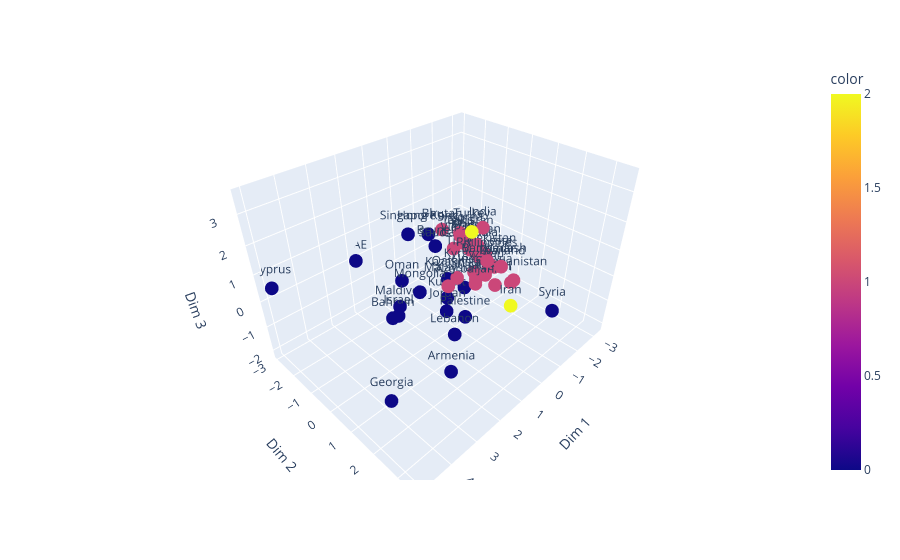

Notebook source saved alongside this figure:
### Code cell
# Graphique 3D de l'ACP.  Clustering Inclus. 
fig = px.scatter_3d(dim_pca_df_aug, x='Dim 1', y='Dim 2', z='Dim 3', text = 'Country', color = group)
fig.show()

### Figure 1 — Plotly figure (JSON) as saved in the notebook; plotly's stock layout.template omitted (floating-point values rounded to 4 significant figures)
{"data": [{"hovertemplate": "Dim 1=%{x}<br>Dim 2=%{y}<br>Dim 3=%{z}<br>Country=%{text}<br>color=%{marker.color}<extra></extra>", "legendgroup": "", "marker": {"color": [1, 1, 1, 0, 2, 1, 1, 1, 1, 0, 1, 0, 1, 1, 0, 1, 0, 1, 0, 1, 1, 0, 0, 1, 1, 0, 1, 1, 0, 1, 0, 1, 0, 1, 2, 1, 1, 0, 0, 0, 1, 1, 0, 1, 1, 0, 0, 0, 1], "coloraxis": "coloraxis", "symbol": "circle"}, "mode": "markers+text", "name": "", "scene": "scene", "showlegend": false, "text": ["Yemen", "Vietnam", "Uzbekistan", "UAE", "Turkey", "Timor-Leste", "Thailand", "Tajikistan", "Taiwan", "Syria", "Sri Lanka", "Singapore", "Saudi Arabia", "S. Korea", "Qatar", "Philippines", "Palestine", "Pakistan", "Oman", "Nepal", "Myanmar", "Mongolia", "Maldives", "Malaysia", "Macao", "Lebanon", "Laos", "Kyrgyzstan", "Kuwait", "Kazakhstan", "Jordan", "Japan", "Israel", "Iraq", "Iran", "Indonesia", "India", "Hong Kong", "Georgia", "Cyprus", "China", "Cambodia", "Brunei", "Bhutan", "Bangladesh", "Bahrain", "Azerbaijan", "Armenia", "Afghanistan"], "type": "scatter3d", "x": [-3.215, -0.9912, -1.312, 1.843, 2.179, -1.103, -0.5825, -1.272, -1.658, -2.07, -0.429, 0.4111, -0.794, -0.9929, 0.1433, -0.5615, 0.7413, -1.222, 1.118, -0.7849, -1.194, 1.472, 1.856, 1.064, -1.597, 1.288, -0.8123, -0.6889, 0.5288, 0.2144, 0.9025, -1.028, 2.189, -0.03949, 1.749, -0.9451, -0.3025, -0.591, 3.926, 4.989, -1.661, -1.211, -0.1059, -0.846, -1.275, 2.154, -0.01407, 2.152, -1.62], "y": [-0.1195, -0.6383, 0.09481, -2.939, 2.505, -0.009319, 1.34, -0.7091, -1.004, 2.486, 0.4697, -1.846, -0.9014, -0.8048, -0.2485, 0.7892, 1.106, -0.2065, -1.439, 0.9986, 0.3528, -0.1604, -0.7086, 0.6703, -0.8807, 1.181, -0.6144, 0.157, 0.1095, 0.2358, 0.4509, -0.358, -0.3921, 0.7954, 3.49, 0.4305, 0.7625, -1.93, 1.207, -2.695, -1.025, -0.5503, -1.086, -1.51, 0.5341, -0.7371, 0.3542, 1.873, 1.119], "z": [-2.138, 0.4391, 0.1825, -0.0378, 3.552, 0.1223, 0.6384, 0.4383, -0.0443, -1.331, -0.1981, 0.8658, 0.1842, 0.7656, -0.2755, 0.5938, -0.7344, 0.4514, -0.4682, -0.3623, -0.1701, -0.05659, -0.7303, 0.402, 0.1439, -1.074, 0.8054, -0.2199, -0.6539, 0.05082, -0.7993, 0.2809, -0.7257, -0.02259, 1.673, -0.3219, 1.907, 0.4013, -1.933, 0.6244, 0.08773, 0.1639, 0.512, 0.6612, -0.1099, -1.053, -0.3936, -1.554, -0.5392]}], "layout": {"coloraxis": {"colorbar": {"title": {"text": "color"}}, "colorscale": [[0, "#0d0887"], [0.1111, "#46039f"], [0.2222, "#7201a8"], [0.3333, "#9c179e"], [0.4444, "#bd3786"], [0.5556, "#d8576b"], [0.6667, "#ed7953"], [0.7778, "#fb9f3a"], [0.8889, "#fdca26"], [1, "#f0f921"]]}, "legend": {"tracegroupgap": 0}, "margin": {"t": 60}, "scene": {"domain": {"x": [0, 1], "y": [0, 1]}, "xaxis": {"title": {"text": "Dim 1"}}, "yaxis": {"title": {"text": "Dim 2"}}, "zaxis": {"title": {"text": "Dim 3"}}}}}
